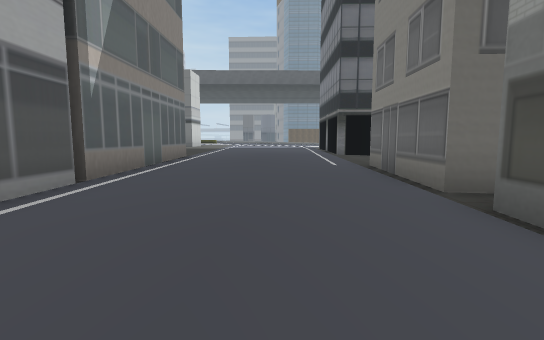
[1] (above)

24 first-person views from a walk through a 3-D level made in the Unity game engine. The camera is 1.3 m above the floor, tilts 6° down and sees 85° across. The floor is counted in squares, 2 m on a side. Each view is taken from the middle of a square. On the plan, view 1 faces up. The plan holds only what a view shows up to about 9 squares ahead; the rest is blank. The place goes on beyond the plan. The player character is not drawn. Some animated figures are left out. Some surface patterns are stand-ins.

[2]
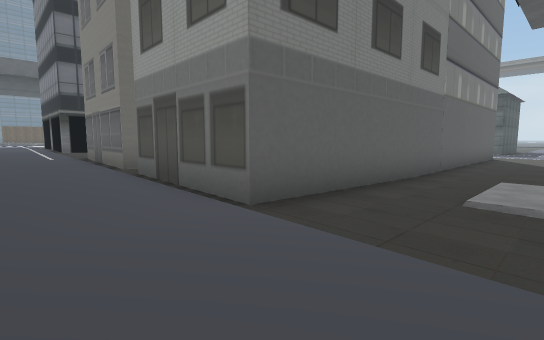

[3]
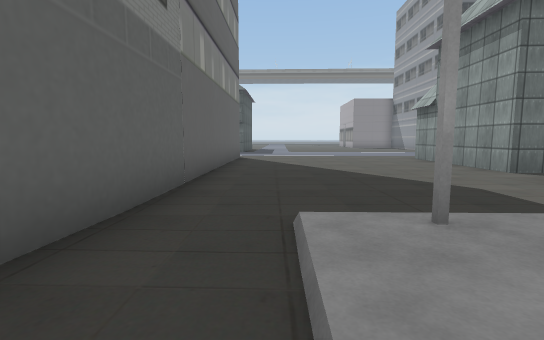

[4]
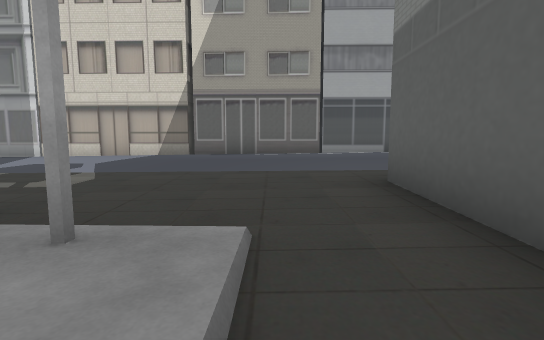

[5]
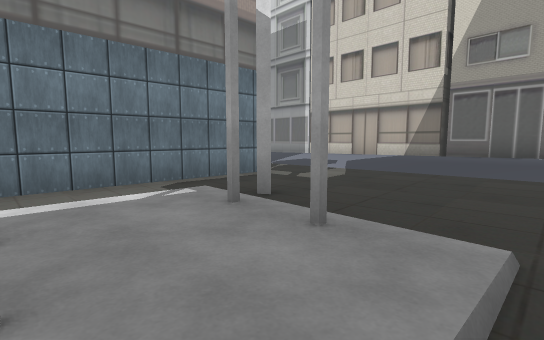

[6]
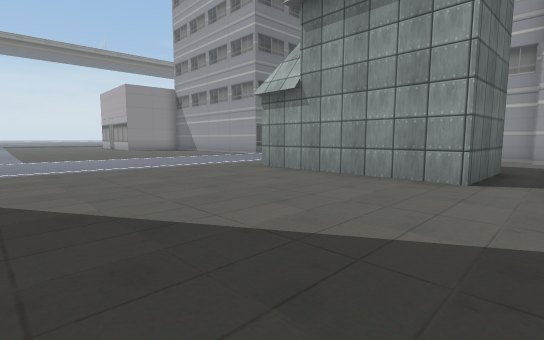

[7]
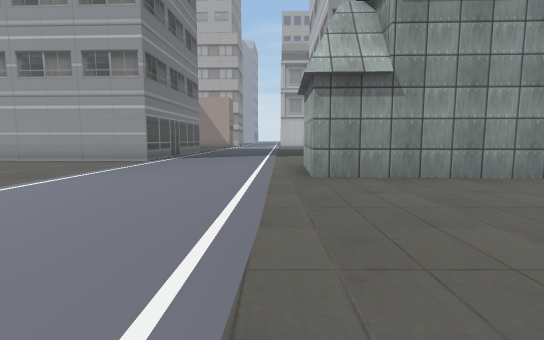

[8]
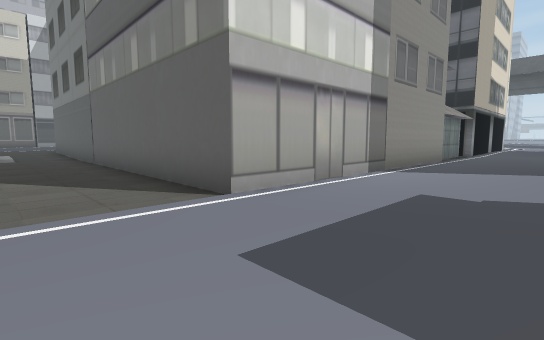

[9]
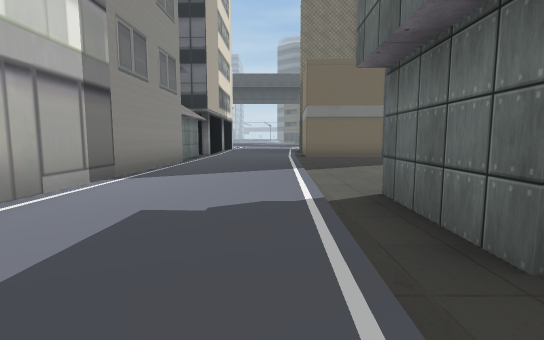

[10]
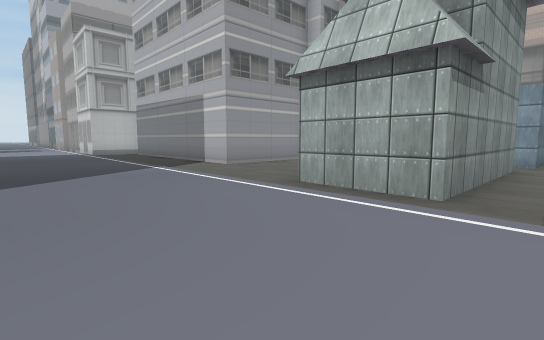

[11]
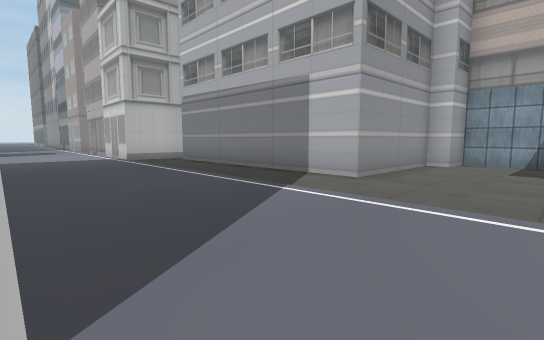

[12]
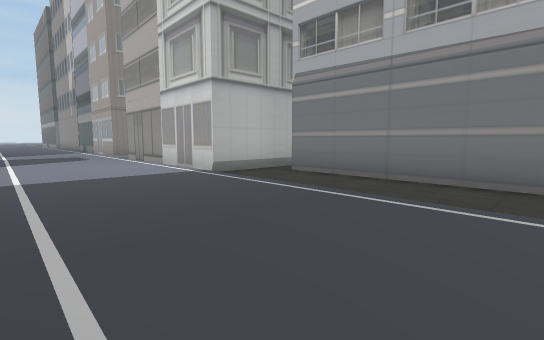

[13]
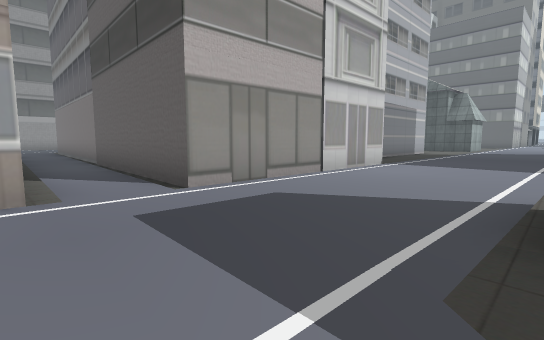

[14]
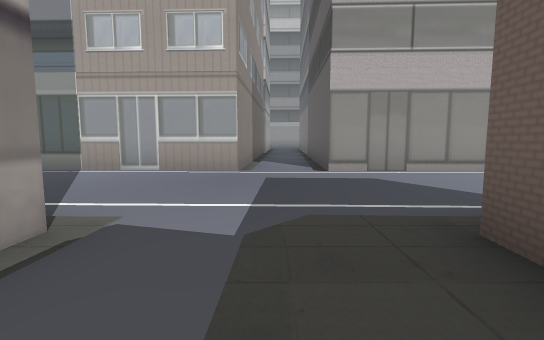

[15]
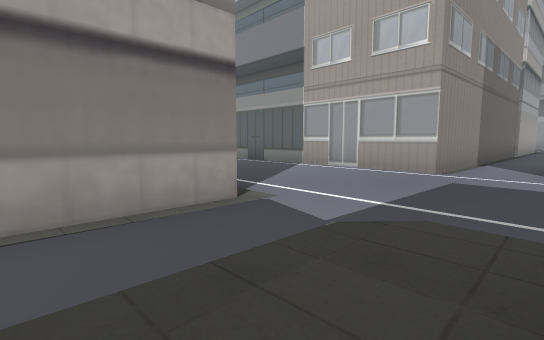

[16]
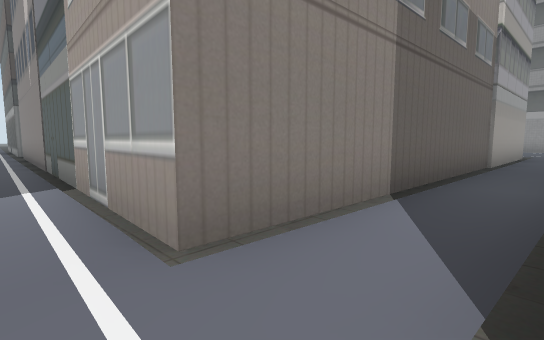

[17]
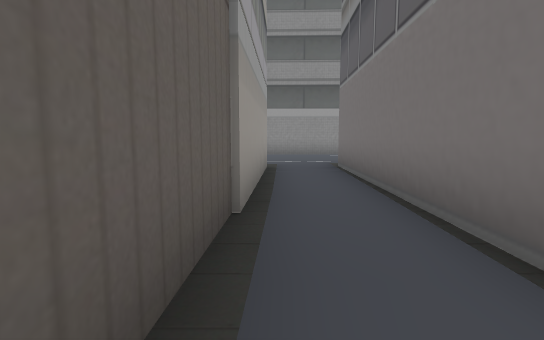

[18]
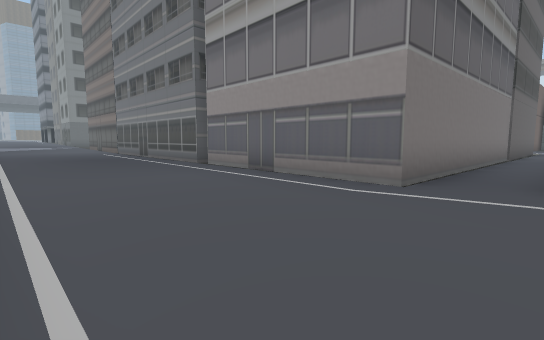

[19]
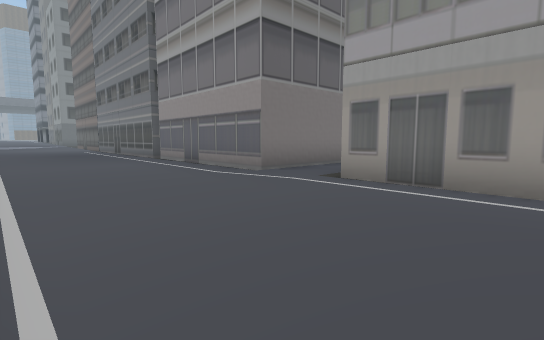

[20]
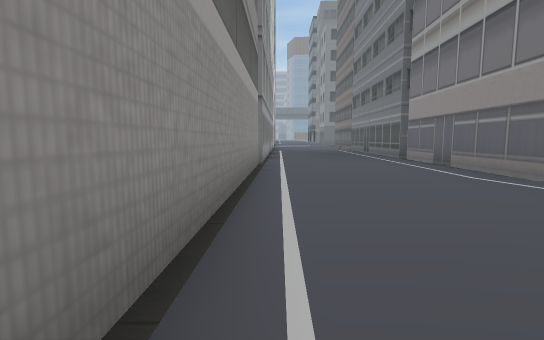

[21]
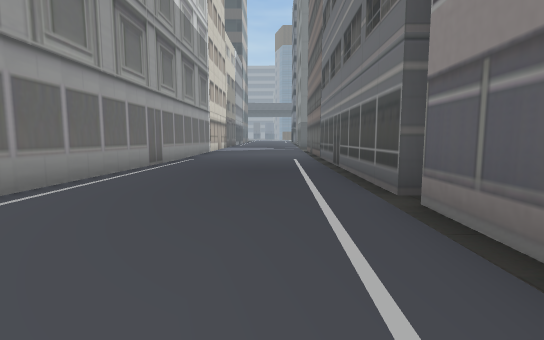

[22]
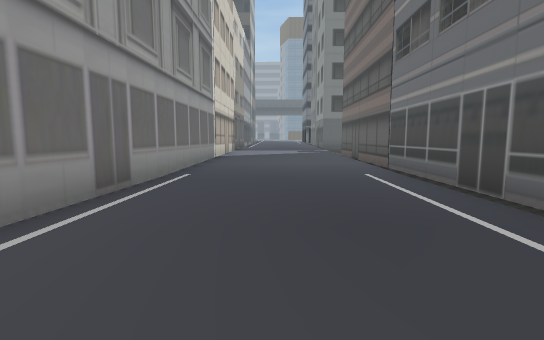

[23]
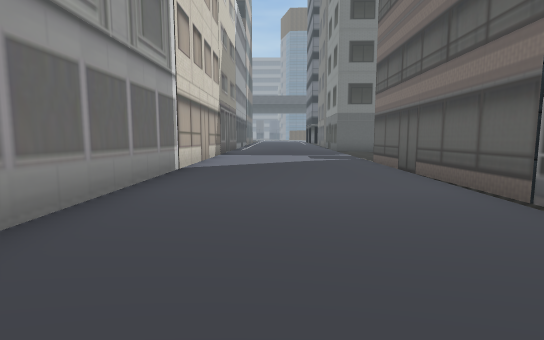

[24]
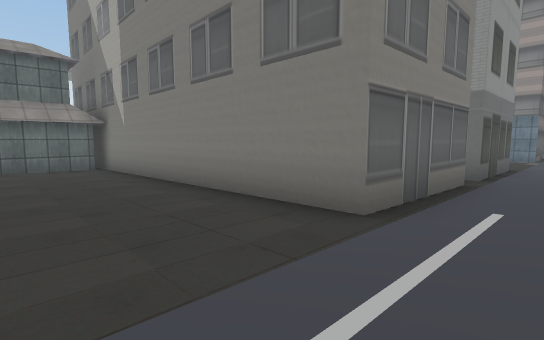

### Floor plan
Key: @ floor where view 1 was taken; # wall or solid block; x gap in a wall; . main floor; : floor 0.25 m higher than the main floor; - floor 0.25 m lower than the main floor; + floor 0.5 m higher than the main floor; / step, stairs or slope.
Columns run from 4 left of view 1 to 21 right of it. Each row starts with its distance up from view 1.
 10      ++:::::....#
  9  #+++++::::.....#
  8  #++++/::::.....#
  7  #++++/##########  #...---
  6  #++++/#           #...---
  5  #+++:/#           #...---
  4  #++::/#           #...--
  3  #::::/#           #...--
  2  #::::/#           #...--
  1  #::::##           #...-#
  0  #::@:##############...-#
 -1  #::::...-----------...-
 -2  #::::..///---------...
 -3  #::::.-/./---------...
 -4  #::::--/./---------...
 -5  #:::.--///---------...
 -6  #....----- --------...-
 -7  #....#######x#####-...--
 -8  #....#      -#   #....---
 -9  #....#      -#   #....---
-10  #....#     #------....---
-11  #....#     #------....###
-12  #....#     ##-----....
-13  #....#      #####-....
-14  #....#          #-....
-15  #....#          #-....
-16  #....#          #-....
-17  #....#          #-....
-18 ##....#          #-....
-19 #.....#         ##-....
-20 #.....#         #--...-
-21 #.....#         ###...-
-22 #.....#           #...-
-23 #.....#           #...-
-24 #.....#           #...
-25 #.....#############...#
-26 #..............--##...---
-27 #.....##--............---
-28 #.....#############......
-29 #.....#           #...###
-30  .....#           #...

Positions as (right, up) in squares from view 1, and headings:
1: (0, 0), facing up
2: (0, -3), facing up-right
3: (4, -2), facing right
4: (6, -2), facing left
5: (6, -2), facing down-left
6: (9, -2), facing down-right
7: (15, -2), facing down
8: (18, -3), facing up-left
9: (18, -2), facing up
10: (18, -6), facing down-left
11: (18, -10), facing down-left
12: (18, -15), facing down-left
13: (18, -28), facing up-left
14: (20, -27), facing left
15: (20, -26), facing down-left
16: (15, -26), facing down-left
17: (9, -27), facing left
18: (-3, -27), facing up-right
19: (-3, -30), facing up-right
20: (-3, -30), facing up
21: (0, -23), facing up
22: (-1, -19), facing up
23: (-1, -15), facing up
24: (1, 10), facing down-right
